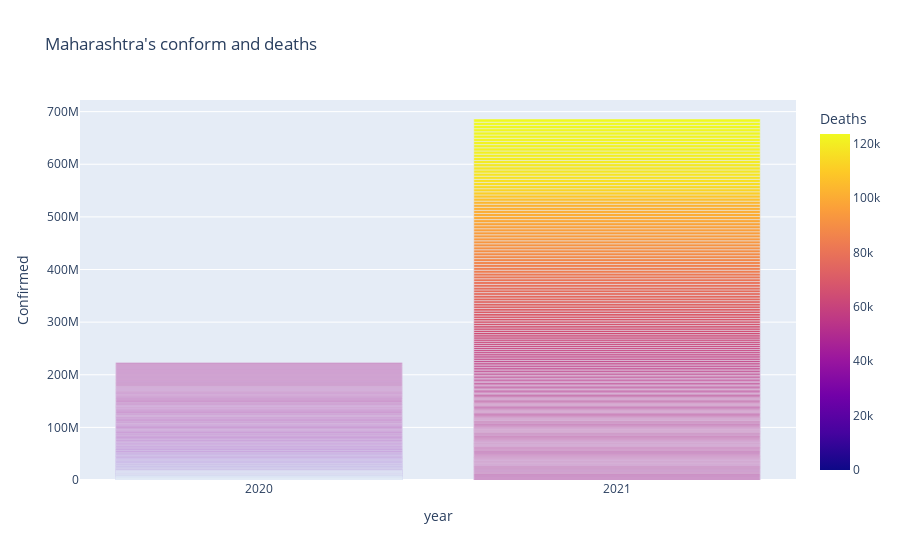

Source (notebook cell):
### Code cell
fig

### Figure 1 — Plotly figure (JSON) as saved in the notebook; plotly's stock layout.template omitted (floating-point values rounded to 4 significant figures; data arrays with more than 128 entries replaced by an {"elided": "..."} marker saying what was removed)
{"data": [{"alignmentgroup": "True", "hovertemplate": "year=%{x}<br>Confirmed=%{y}<br>Deaths=%{marker.color}<extra></extra>", "legendgroup": "", "marker": {"color": {"elided": "486 int values"}, "coloraxis": "coloraxis", "pattern": {"shape": ""}}, "name": "", "offsetgroup": "", "orientation": "v", "showlegend": false, "textposition": "auto", "type": "bar", "x": {"elided": "486 str values"}, "xaxis": "x", "y": {"elided": "486 int values"}, "yaxis": "y"}], "layout": {"barmode": "relative", "coloraxis": {"colorbar": {"title": {"text": "Deaths"}}, "colorscale": [[0, "#0d0887"], [0.1111, "#46039f"], [0.2222, "#7201a8"], [0.3333, "#9c179e"], [0.4444, "#bd3786"], [0.5556, "#d8576b"], [0.6667, "#ed7953"], [0.7778, "#fb9f3a"], [0.8889, "#fdca26"], [1, "#f0f921"]]}, "legend": {"tracegroupgap": 0}, "title": {"text": "Maharashtra's conform and deaths"}, "xaxis": {"anchor": "y", "domain": [0, 1], "title": {"text": "year"}}, "yaxis": {"anchor": "x", "domain": [0, 1], "title": {"text": "Confirmed"}}}}
